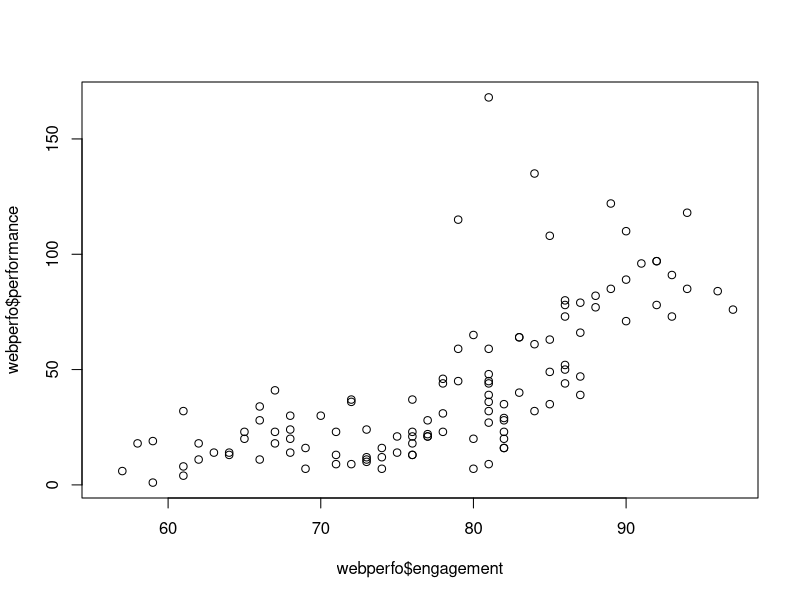
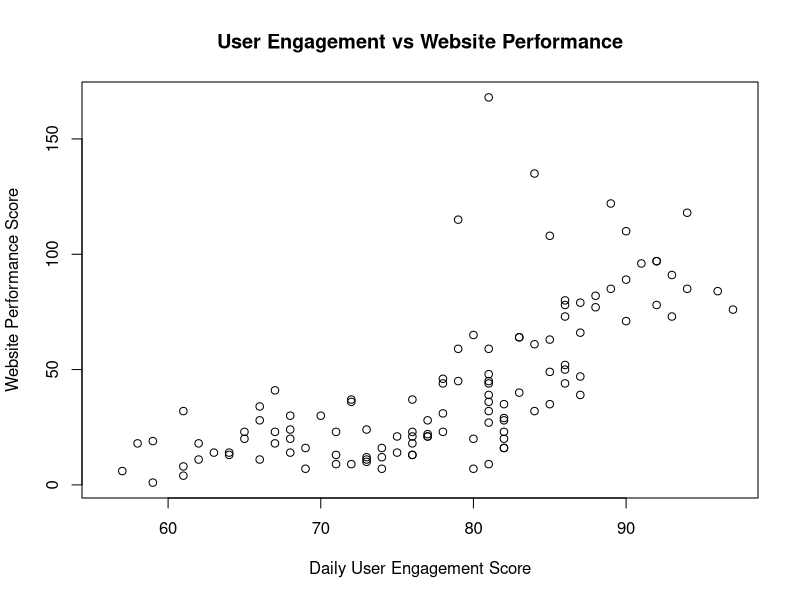
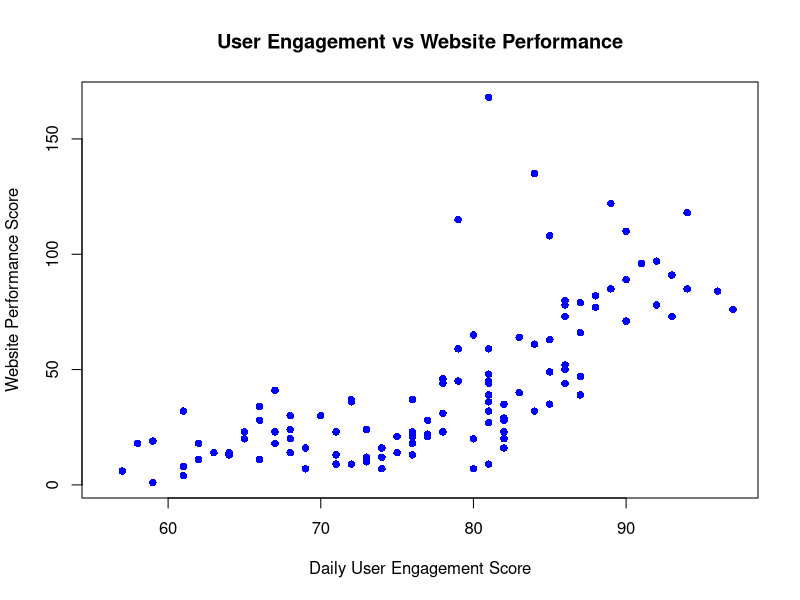
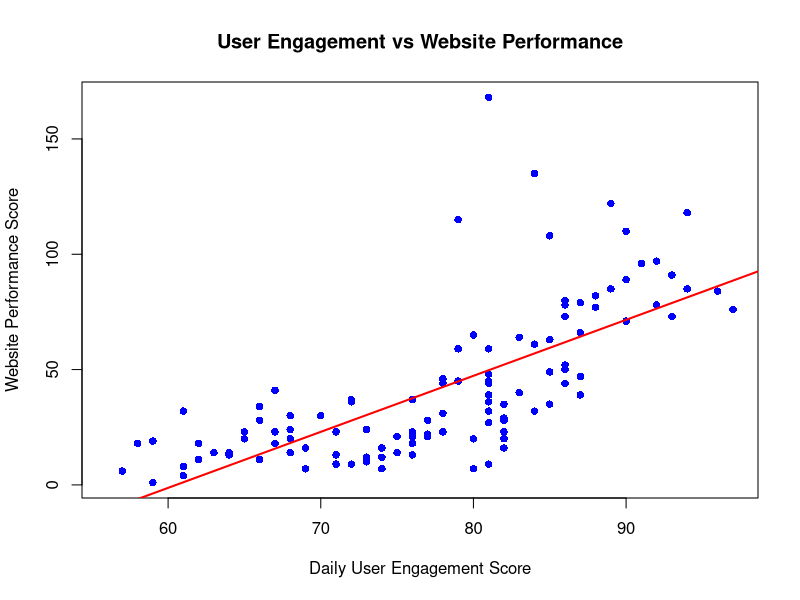

The R script that drew these images, in order:
## ---- chunk 1
knitr::opts_chunk$set(echo = TRUE)
## ---- chunk 2
# Create website performance dataset with business terminology
webperfo <- data.frame(
  engagement = airquality$Temp,
  performance = airquality$Ozone,
  server_load = airquality$Wind
)
## ---- chunk 3
head(webperfo)
## ---- chunk 4
summary(webperfo)
## ---- chunk 5
nrow(webperfo)
## ---- chunk 6
max(webperfo$engagement)
## ---- chunk 7
max(webperfo$performance, na.rm = TRUE)
## ---- chunk 8
plot(webperfo$engagement, webperfo$performance)
## ---- chunk 9
plot(x = webperfo$engagement, y = webperfo$performance,
     main = "User Engagement vs Website Performance",
     xlab = "Daily User Engagement Score", 
     ylab = "Website Performance Score")
## ---- chunk 10
plot(x = webperfo$engagement, y = webperfo$performance,
     main = "User Engagement vs Website Performance",
     xlab = "Daily User Engagement Score", 
     ylab = "Website Performance Score",
     pch = 16, col = "blue")
## ---- chunk 11
plot(x = webperfo$engagement, y = webperfo$performance,
     main = "User Engagement vs Website Performance",
     xlab = "Daily User Engagement Score", 
     ylab = "Website Performance Score",
     pch = 16, col = "blue"
     )
abline(lm(performance ~ engagement, data = webperfo), 
       col = "red", lwd = 2)
## ---- chunk 12
cor(webperfo$engagement, webperfo$performance, use = "complete.obs")
